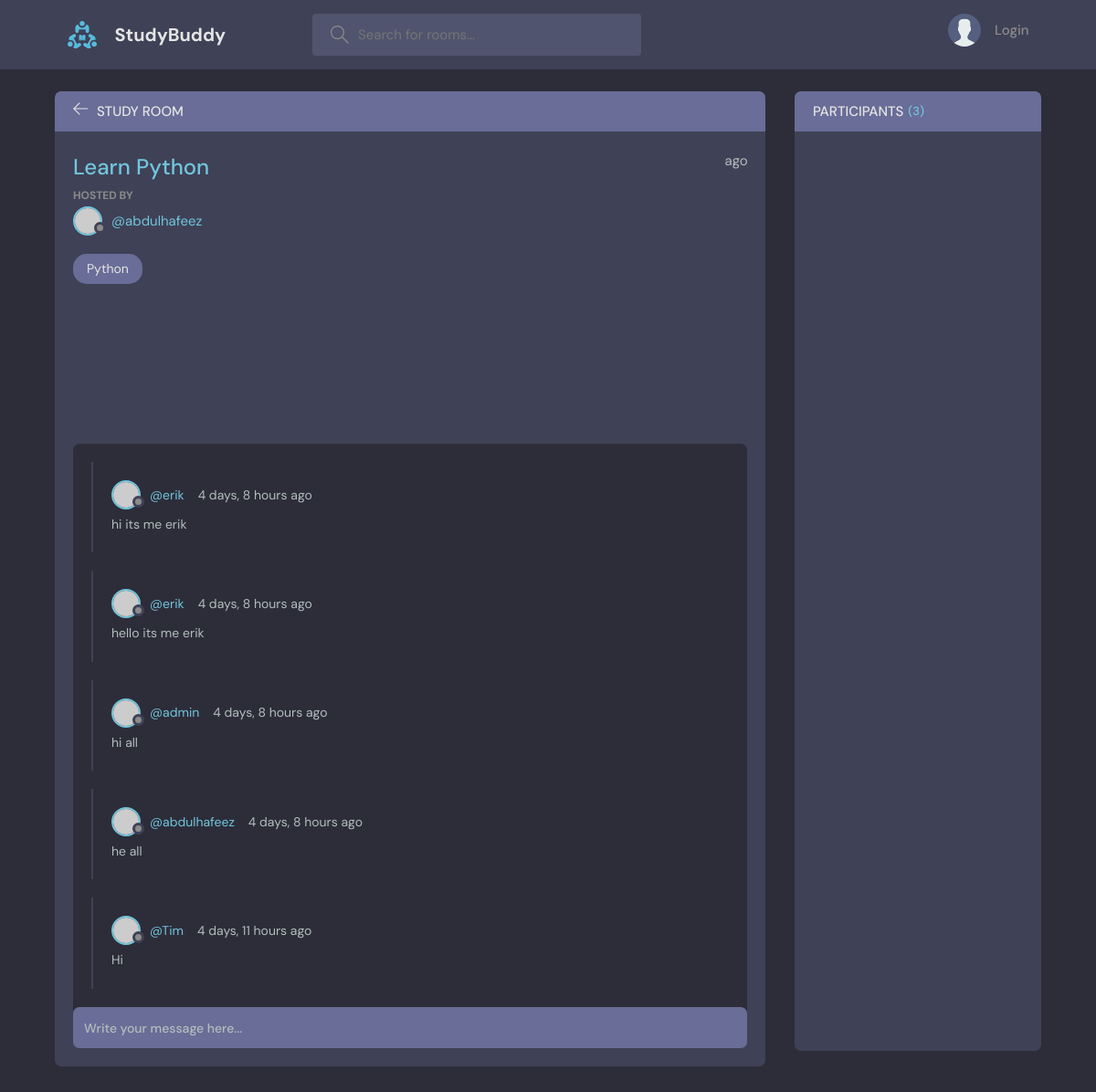
/room/9/, run on the app's committed database.
### base/models.py (models this page shows, shortened)
class Room(models.Model):
    host = models.ForeignKey(User, on_delete=models.SET_NULL, null=True)
    topic = models.ForeignKey(Topic, on_delete=models.SET_NULL, null=True)
    name = models.CharField(max_length=200)
    description = models.TextField(null=True, blank=True)
    participants = models.ManyToManyField(User, related_name='participants', blank=True)
    updated = models.DateTimeField(auto_now=True)
    created = models.DateTimeField(auto_now_add=True)
    class Meta:
        ordering = ["-updated", "-created"]

class Topic(models.Model):
    name = models.CharField(max_length=200)
    def __str__(self):
        return self.name

class Message(models.Model):
    user = models.ForeignKey(User, on_delete=models.CASCADE)
    room = models.ForeignKey(Room, on_delete=models.CASCADE)
    body = models.TextField()
    updated = models.DateTimeField(auto_now=True)
    created = models.DateTimeField(auto_now_add=True)
    class Meta:
        ordering = ["-updated", "-created"]

### base/views.py (the view, shortened to what this page needs)
# urls.py: path('room/<str:pk>/', views.room, name='room'),
def room(request, pk):
    room = Room.objects.get(id=pk)
    room_messages = room.message_set.all()
    participants = room.participants.all()
    context = {'room': room, 'room_messages': room_messages, 'participants': participants}
    return render(request, 'base/room.html', context)

### base/templates/base/room.html (shortened to what this page needs)
{% extends 'main.html' %}
  {% block content %}
    <main class="profile-page layout layout--2">
      <div class="container">
        <div class="room">
          <div class="room__top">
            <div class="room__topLeft">
              <a href="{% url 'home' %}">
                <svg version="1.1" xmlns="http://www.w3.org/2000/svg" width="32" height="32" viewBox="0 0 32 32">
                  <title>arrow-left</title>
                  <path
                    d="M13.723 2.286l-13.723 13.714 13.719 13.714 1.616-1.611-10.96-10.96h27.625v-2.286h-27.625l10.965-10.965-1.616-1.607z"
                  ></path>
                </svg>
              </a>
              <h3>Study Room</h3>
            </div>
          </div>
          <div class="room__box scroll">
            <div class="room__header scroll">
              <div class="room__info">
                <h3>{{room.name}}</h3>
                <span>{{room.create|timesince}} ago</span>
              </div>
              <div class="room__hosted">
                <p>Hosted By</p>
                <a href="{% url 'user-profile' room.host.id %}" class="room__author">
                  <div class="avatar avatar--small">
                    <img src="https://randomuser.me/api/portraits/men/37.jpg" />
                  </div>
                  <span>@{{room.host.username}}</span>
                </a>
              </div>
              <span class="room__topics">{{room.topic}}</span>
            </div>
            <div class="room__conversation">
              <div class="threads scroll">
              {% for message in room_messages %}
                <div class="thread">
                  <div class="thread__top">
                    <div class="thread__author">
                      <a href="{% url 'user-profile' message.user.id %}" class="thread__authorInfo">
                        <div class="avatar avatar--small">
                          <img src="https://randomuser.me/api/portraits/men/37.jpg" />
                        </div>
                        <span>@{{message.user.username}}</span>
                      </a>
                      <span class="thread__date">{{message.created|timesince}} ago</span>
                    </div>
                  </div>
                  <div class="thread__details">
                    {{message.body}}
                  </div>
                </div>
              {% endfor %}
              </div>
            </div>
          </div>
          <div class="room__message" >
            <form action="" method="post">
              <input name="body" placeholder="Write your message here..." />
            </form>
          </div>
        </div>
        <div class="participants">
          <h3 class="participants__top">Participants <span>({{participants.count}})</span></h3>
          <div class="participants__list scroll">
          </div>
        </div>
      </div>
    </main>
 {% endblock %}

### data on the page
Room: name "Learn Python", host.username "abdulhafeez", topic "Python"
Message: user.username "erik", created "4 days, 8 hours", body "hi its me erik"
Message: user.username "erik", created "4 days, 8 hours", body "hello its me erik"
Message: user.username "admin", created "4 days, 8 hours", body "hi all"
Message: user.username "abdulhafeez", created "4 days, 8 hours", body "he all"
Message: user.username "Tim", created "4 days, 11 hours", body "Hi"

### other printed values
{{ participants.count }} "3"
